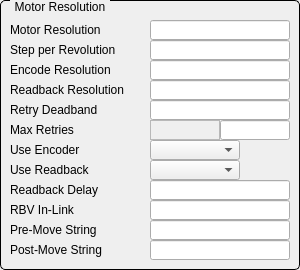
  <widget class="QGroupBox" name="titleGroupBox_8">
   <property name="geometry">
    <rect>
     <x>10</x>
     <y>450</y>
     <width>300</width>
     <height>270</height>
    </rect>
   </property>
   <property name="styleSheet">
    <string notr="true">QGroupBox {
    border: 1px solid black;
    border-radius: 5px;
    margin-top: 0.5em;
}

QGroupBox::title {
    subcontrol-origin: margin;
    left: 10px;
    padding: 0 3px 0 3px;
}</string>
   </property>
   <property name="title">
    <string>Motor Resolution</string>
   </property>
   <widget class="QLabel" name="label_35">
    <property name="geometry">
     <rect>
      <x>10</x>
      <y>20</y>
      <width>140</width>
      <height>20</height>
     </rect>
    </property>
    <property name="text">
     <string>Motor Resolution</string>
    </property>
    <property name="alignment">
     <set>Qt::AlignLeading|Qt::AlignLeft|Qt::AlignVCenter</set>
    </property>
   </widget>
   <widget class="QLabel" name="label_36">
    <property name="geometry">
     <rect>
      <x>10</x>
      <y>60</y>
      <width>140</width>
      <height>20</height>
     </rect>
    </property>
    <property name="text">
     <string>Encode Resolution</string>
    </property>
    <property name="alignment">
     <set>Qt::AlignLeading|Qt::AlignLeft|Qt::AlignVCenter</set>
    </property>
   </widget>
   <widget class="QLabel" name="label_37">
    <property name="geometry">
     <rect>
      <x>10</x>
      <y>80</y>
      <width>140</width>
      <height>20</height>
     </rect>
    </property>
    <property name="text">
     <string>Readback Resolution</string>
    </property>
    <property name="alignment">
     <set>Qt::AlignLeading|Qt::AlignLeft|Qt::AlignVCenter</set>
    </property>
   </widget>
   <widget class="QLabel" name="label_38">
    <property name="geometry">
     <rect>
      <x>10</x>
      <y>100</y>
      <width>140</width>
      <height>20</height>
     </rect>
    </property>
    <property name="text">
     <string>Retry Deadband</string>
    </property>
    <property name="alignment">
     <set>Qt::AlignLeading|Qt::AlignLeft|Qt::AlignVCenter</set>
    </property>
   </widget>
   <widget class="QLabel" name="label_39">
    <property name="geometry">
     <rect>
      <x>10</x>
      <y>120</y>
      <width>140</width>
      <height>20</height>
     </rect>
    </property>
    <property name="text">
     <string>Max Retries</string>
    </property>
    <property name="alignment">
     <set>Qt::AlignLeading|Qt::AlignLeft|Qt::AlignVCenter</set>
    </property>
   </widget>
   <widget class="QLabel" name="label_40">
    <property name="geometry">
     <rect>
      <x>10</x>
      <y>140</y>
      <width>140</width>
      <height>20</height>
     </rect>
    </property>
    <property name="text">
     <string>Use Encoder</string>
    </property>
    <property name="alignment">
     <set>Qt::AlignLeading|Qt::AlignLeft|Qt::AlignVCenter</set>
    </property>
   </widget>
   <widget class="QLabel" name="label_41">
    <property name="geometry">
     <rect>
      <x>10</x>
      <y>160</y>
      <width>140</width>
      <height>20</height>
     </rect>
    </property>
    <property name="text">
     <string>Use Readback</string>
    </property>
    <property name="alignment">
     <set>Qt::AlignLeading|Qt::AlignLeft|Qt::AlignVCenter</set>
    </property>
   </widget>
   <widget class="QLabel" name="label_42">
    <property name="geometry">
     <rect>
      <x>10</x>
      <y>180</y>
      <width>140</width>
      <height>20</height>
     </rect>
    </property>
    <property name="text">
     <string>Readback Delay</string>
    </property>
    <property name="alignment">
     <set>Qt::AlignLeading|Qt::AlignLeft|Qt::AlignVCenter</set>
    </property>
   </widget>
   <widget class="QELineEdit" name="txtMRES">
    <property name="geometry">
     <rect>
      <x>150</x>
      <y>20</y>
      <width>140</width>
      <height>20</height>
     </rect>
    </property>
    <property name="variable" stdset="0">
     <string>$(group).MRES</string>
    </property>
    <property name="displayAlarmStateOption" stdset="0">
     <enum>QEGenericEdit::Never</enum>
    </property>
    <property name="addUnits">
     <bool>false</bool>
    </property>
   </widget>
   <widget class="QELineEdit" name="txtERES">
    <property name="geometry">
     <rect>
      <x>150</x>
      <y>60</y>
      <width>140</width>
      <height>20</height>
     </rect>
    </property>
    <property name="variable" stdset="0">
     <string>$(group).ERES</string>
    </property>
    <property name="displayAlarmStateOption" stdset="0">
     <enum>QEGenericEdit::Never</enum>
    </property>
    <property name="addUnits">
     <bool>false</bool>
    </property>
   </widget>
   <widget class="QELineEdit" name="txtRRES">
    <property name="geometry">
     <rect>
      <x>150</x>
      <y>80</y>
      <width>140</width>
      <height>20</height>
     </rect>
    </property>
    <property name="variable" stdset="0">
     <string>$(group).RRES</string>
    </property>
    <property name="displayAlarmStateOption" stdset="0">
     <enum>QEGenericEdit::Never</enum>
    </property>
    <property name="addUnits">
     <bool>false</bool>
    </property>
   </widget>
   <widget class="QELineEdit" name="txtRDBD">
    <property name="geometry">
     <rect>
      <x>150</x>
      <y>100</y>
      <width>140</width>
      <height>20</height>
     </rect>
    </property>
    <property name="variable" stdset="0">
     <string>$(group).RDBD</string>
    </property>
    <property name="displayAlarmStateOption" stdset="0">
     <enum>QEGenericEdit::Never</enum>
    </property>
    <property name="addUnits">
     <bool>false</bool>
    </property>
   </widget>
   <widget class="QELineEdit" name="txtRTRY">
    <property name="geometry">
     <rect>
      <x>220</x>
      <y>120</y>
      <width>70</width>
      <height>20</height>
     </rect>
    </property>
    <property name="variable" stdset="0">
     <string>$(group).RTRY</string>
    </property>
    <property name="displayAlarmStateOption" stdset="0">
     <enum>QEGenericEdit::Never</enum>
    </property>
    <property name="addUnits">
     <bool>false</bool>
    </property>
   </widget>
   <widget class="QEComboBox" name="cbUEIP">
    <property name="geometry">
     <rect>
      <x>150</x>
      <y>140</y>
      <width>90</width>
      <height>20</height>
     </rect>
    </property>
    <property name="variable" stdset="0">
     <string>$(group).UEIP</string>
    </property>
   </widget>
   <widget class="QEComboBox" name="cbURIP">
    <property name="geometry">
     <rect>
      <x>150</x>
      <y>160</y>
      <width>90</width>
      <height>20</height>
     </rect>
    </property>
    <property name="variable" stdset="0">
     <string>$(group).URIP</string>
    </property>
   </widget>
   <widget class="QELineEdit" name="txtDLY">
    <property name="geometry">
     <rect>
      <x>150</x>
      <y>180</y>
      <width>140</width>
      <height>20</height>
     </rect>
    </property>
    <property name="variable" stdset="0">
     <string>$(group).DLY</string>
    </property>
    <property name="displayAlarmStateOption" stdset="0">
     <enum>QEGenericEdit::Never</enum>
    </property>
    <property name="addUnits">
     <bool>false</bool>
    </property>
   </widget>
   <widget class="QLabel" name="label_50">
    <property name="geometry">
     <rect>
      <x>10</x>
      <y>200</y>
      <width>140</width>
      <height>20</height>
     </rect>
    </property>
    <property name="text">
     <string>RBV In-Link</string>
    </property>
    <property name="alignment">
     <set>Qt::AlignLeading|Qt::AlignLeft|Qt::AlignVCenter</set>
    </property>
   </widget>
   <widget class="QLabel" name="label_55">
    <property name="geometry">
     <rect>
      <x>10</x>
      <y>220</y>
      <width>140</width>
      <height>20</height>
     </rect>
    </property>
    <property name="text">
     <string>Pre-Move String</string>
    </property>
    <property name="alignment">
     <set>Qt::AlignLeading|Qt::AlignLeft|Qt::AlignVCenter</set>
    </property>
   </widget>
   <widget class="QLabel" name="label_56">
    <property name="geometry">
     <rect>
      <x>10</x>
      <y>240</y>
      <width>140</width>
      <height>20</height>
     </rect>
    </property>
    <property name="text">
     <string>Post-Move String</string>
    </property>
    <property name="alignment">
     <set>Qt::AlignLeading|Qt::AlignLeft|Qt::AlignVCenter</set>
    </property>
   </widget>
   <widget class="QELineEdit" name="qelineedit">
    <property name="geometry">
     <rect>
      <x>150</x>
      <y>200</y>
      <width>140</width>
      <height>20</height>
     </rect>
    </property>
    <property name="variable" stdset="0">
     <string>$(group).RDBL</string>
    </property>
   </widget>
   <widget class="QELineEdit" name="qelineedit_2">
    <property name="geometry">
     <rect>
      <x>150</x>
      <y>220</y>
      <width>140</width>
      <height>20</height>
     </rect>
    </property>
    <property name="variable" stdset="0">
     <string>$(group).PREM</string>
    </property>
   </widget>
   <widget class="QELineEdit" name="qelineedit_3">
    <property name="geometry">
     <rect>
      <x>150</x>
      <y>240</y>
      <width>140</width>
      <height>20</height>
     </rect>
    </property>
    <property name="variable" stdset="0">
     <string>$(group).POST</string>
    </property>
   </widget>
   <widget class="QELabel" name="qelabel">
    <property name="geometry">
     <rect>
      <x>150</x>
      <y>120</y>
      <width>70</width>
      <height>20</height>
     </rect>
    </property>
    <property name="frameShape">
     <enum>QFrame::StyledPanel</enum>
    </property>
    <property name="variable" stdset="0">
     <string>$(group).RCNT</string>
    </property>
   </widget>
   <widget class="QLabel" name="label_57">
    <property name="geometry">
     <rect>
      <x>10</x>
      <y>40</y>
      <width>140</width>
      <height>20</height>
     </rect>
    </property>
    <property name="text">
     <string>Step per Revolution</string>
    </property>
    <property name="alignment">
     <set>Qt::AlignLeading|Qt::AlignLeft|Qt::AlignVCenter</set>
    </property>
   </widget>
   <widget class="QELineEdit" name="txtMRES_2">
    <property name="geometry">
     <rect>
      <x>150</x>
      <y>40</y>
      <width>140</width>
      <height>20</height>
     </rect>
    </property>
    <property name="variable" stdset="0">
     <string>$(group).SREV</string>
    </property>
    <property name="displayAlarmStateOption" stdset="0">
     <enum>QEGenericEdit::Never</enum>
    </property>
    <property name="addUnits">
     <bool>false</bool>
    </property>
   </widget>
  </widget>
